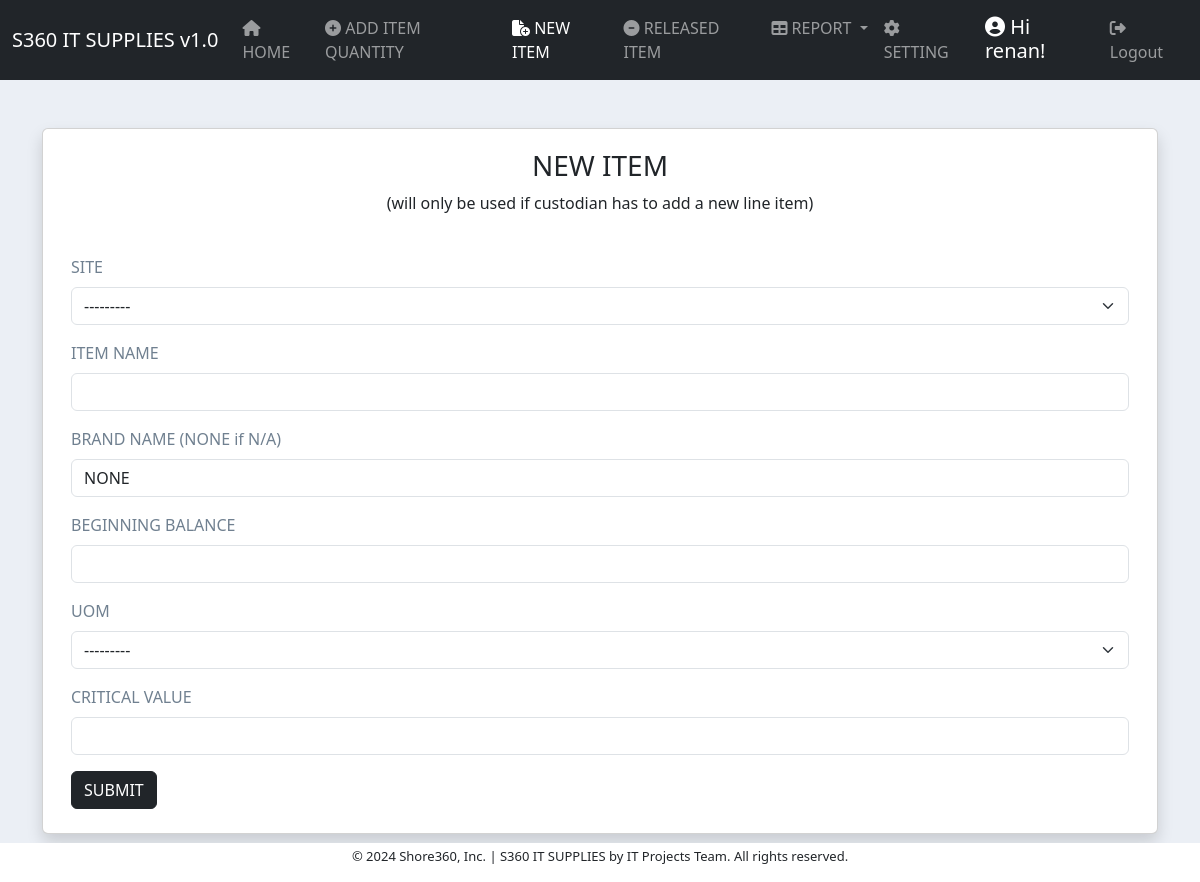
Page /new_item/ (signed in) on the earlier database version.
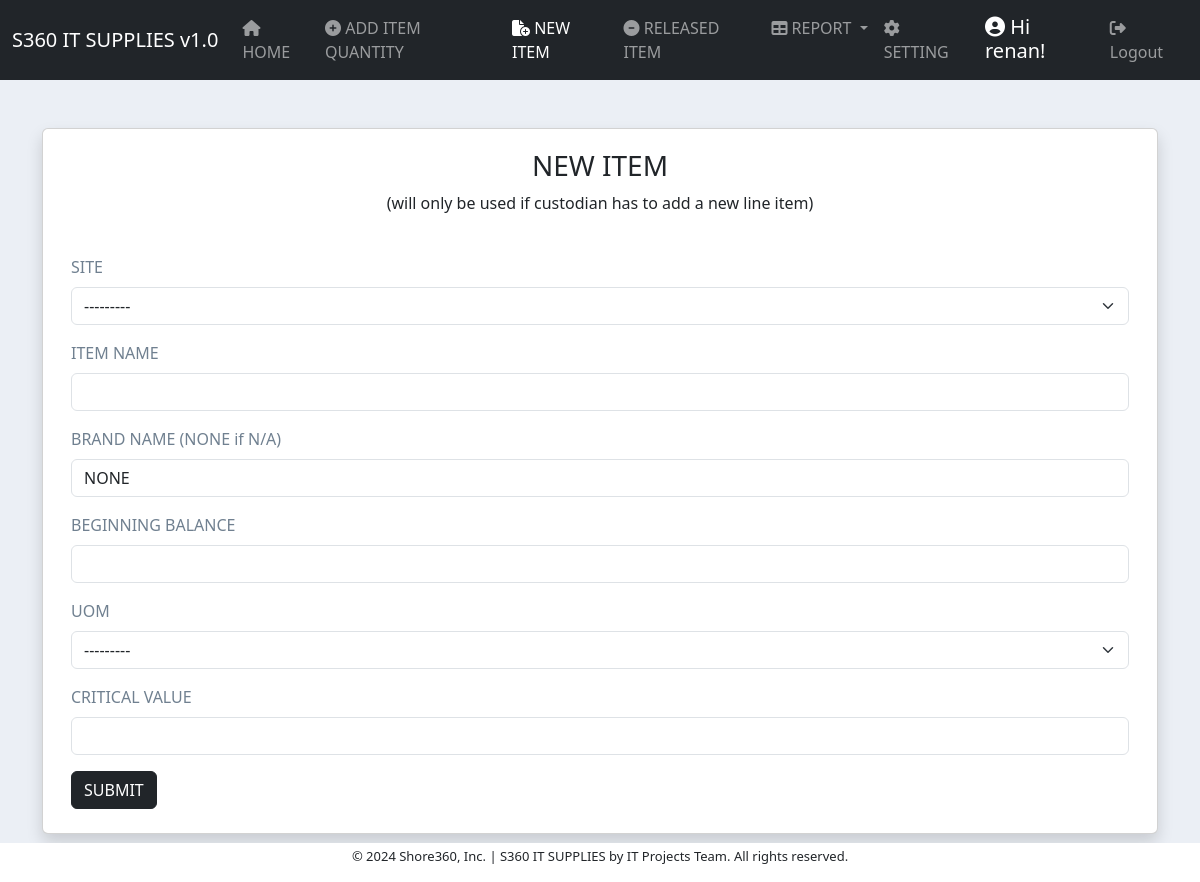
Same page on the later database version.
### inventory/models.py (models this page shows, shortened)
class UOM(models.Model):
    uom = models.CharField(max_length=30)
    def __str__(self):
        return self.uom
    class Meta:
        ordering = ["uom"]

class Site(models.Model):
    site = models.CharField(max_length=200)
    def __str__(self):
        return self.site
    class Meta:
        ordering = ["site"]

### inventory/views.py (the view)
# urls.py: path('new_item/', views.new_item, name='new_item'),
@login_required
def new_item(request):
    if request.method == 'POST':
        form = ItemNewForm(request.POST)
        if form.is_valid():
            form_item_site = request.POST.get('site')
            form_item_name = request.POST.get('item_name')
            form_item_brand = request.POST.get('brand_name')
            form_item_soh = request.POST.get('soh')
            form_item_uom = request.POST.get('uom')
            form_item_client = request.POST.get('client_name')
            form_item_department = request.POST.get('department_name')
            uom_value = UOM.objects.get(id=form_item_uom)
            site_value = Site.objects.get(id=form_item_site)
            concat = f"{form_item_name} | {form_item_brand} | {site_value}"
            if ItemBase.objects.filter(item_code__iexact=concat).exists():
                messages.error(request, f"The value '{concat}' already exists in the database. Please enter a different value.")
                return redirect('new_item')
            itemcode = ItemCode.objects.create(code=concat, site=site_value)
            itemNewForm = form.save(commit=False)
            try:
                user = request.user
                member = TeamMember.objects.get(member=user)
            except TeamMember.DoesNotExist:
                member = TeamMember.objects.get(member="ADMIN")
            itemTransaction = Item(
                item_code=itemcode,
                item_name=form_item_name,
                brand_name=form_item_brand,
                quantity=form_item_soh,
                remarks="BEGINNING",
                uom=uom_value,
                member=member,
                client_name=form_item_client,
                department_name=form_item_department,
                site=site_value,
            )
            itemNewForm.item_code = concat
            try:
                itemNewForm.save()
                itemTransaction.save()
                itemcode.save()
                messages.success(request, "New Item added successfully!")
                return redirect('summary_item')
            except Exception as e:
                messages.error(request, f"Invalid Input: {e}")
    else:
        form = ItemNewForm()
    context = {'form': form}
    return render(request, 'inventory/new_item.html', context)

### inventory/templates/inventory/new_item.html (shortened to what this page needs)
{% extends 'base.html'  %}
{% load crispy_forms_tags %}
{% block content %}
<div class="container">
  <div class="card card-body mt-5 mb-5 pb-4 shadow fade show">
    <div class="container mt-1 mb-4">
      <center><h3>NEW ITEM</h3></center>
      <center><p>(will only be used if custodian has to add a new line item)</p></center>
    </div>
      <div class="container">
        <form action="" method="POST">
          {{ form | crispy }}
          <button type="submit" class="btn btn-dark addbtn">
            SUBMIT</button>
        </form>
      </div>
  </div>
</div>
{% endblock content %}

### templates/base.html (shortened to what this page needs)
<!doctype html>
{% load static %}
<html lang="en">
  <head>
    <link href="https://cdn.jsdelivr.net/npm/bootstrap@5.3.3/dist/css/bootstrap.min.css" rel="stylesheet">
    <link href="{% static 'style.css' %}" rel="stylesheet">
    <link href="https://cdn.jsdelivr.net/npm/select2@4.1.0-rc.0/dist/css/select2.min.css" rel="stylesheet" />
  </head>
  <body>
    {% include 'navbar.html' %}
    <div class="container-fluid">
        {% block content %}
        {% endblock content %}
    </div>
    <link rel="stylesheet" href="https://cdnjs.cloudflare.com/ajax/libs/font-awesome/6.5.2/css/all.min.css" />
    <footer class="pt-1">
      <div id="myfooter">
      <p>© 2024 Shore360, Inc. | S360 IT SUPPLIES by IT Projects Team. All rights reserved. </p>
      </div>
    </footer>
  </body>
</html>

### templates/navbar.html (shortened to what this page needs)
<nav class="navbar navbar-expand-lg navbar-dark bg-dark">
    <div class="container-fluid">
      <a class="navbar-brand" href="">S360 IT SUPPLIES v1.0</a>
      {% if request.user.is_staff and request.user.is_superuser %}
      <div class="collapse navbar-collapse" id="navbarSupportedContent">
        <ul class="navbar-nav me-auto mb-2 mb-lg-0">
          <li class="nav-item">
            <a class="nav-link" aria-current="page" href="{% url 'dashboard' %}"><i class="fa-solid fa-house"></i> HOME</a>
          </li>
          <li class="nav-item">
            <a class="nav-link" href="{% url 'add_item' %}" ><i class="fa-solid fa-circle-plus"></i> ADD ITEM QUANTITY</a>
          </li>
          <li class="nav-item">
            <a class="nav-link" href="{% url 'new_item' %}" ><i class="fa-solid fa-file-circle-plus"></i> NEW ITEM</a>
          </li>
          <li class="nav-item">
            <a class="nav-link" href="{% url 'get_item' %}" ><i class="fa-solid fa-circle-minus"></i> RELEASED ITEM</a>
          </li>
          <li class="nav-item dropdown">
            <a class="nav-link dropdown-toggle" href="#" role="button" data-bs-toggle="dropdown" aria-expanded="false">
              <i class="fa-solid fa-table"></i>  REPORT
            </a>
          </li>
          <li class="nav-item">
            <a class="nav-link" href="/admin" ><i class="fa-solid fa-gear"></i> SETTING</a>
          </li>
        </ul>
        {% endif %}
        <ul class="navbar-nav ml-auto">
        {% if user.is_authenticated %}
        <h5 id="hi-name"><i class="fa-solid fa-circle-user"></i> Hi {{ user.username }}!</h5>
          <li class="nav-item">
            <a class="nav-link" href="{% url 'user-logout' %}" ><i class="fa-solid fa-right-from-bracket"></i> Logout</a>
          </li>
        {% endif %}
      </div>
    </div>
  </nav>

### static/style.css (style rules this page uses)
#hi-name { color: white; padding-top: 7px; padding-left: 12px; padding-right: 10px; }
body { background-color: #ebeff5; }
* footer { background-color: #FFF; font-size: small; position: fixed; bottom: 0px; width: 400px; text-align: center; width: 100%; }
.form-label { margin-bottom: .5rem; color: slategrey; }

Differences in the rows shown:
added Site: site "---------"
Other differences:
form field site: "---------" → (not shown)
